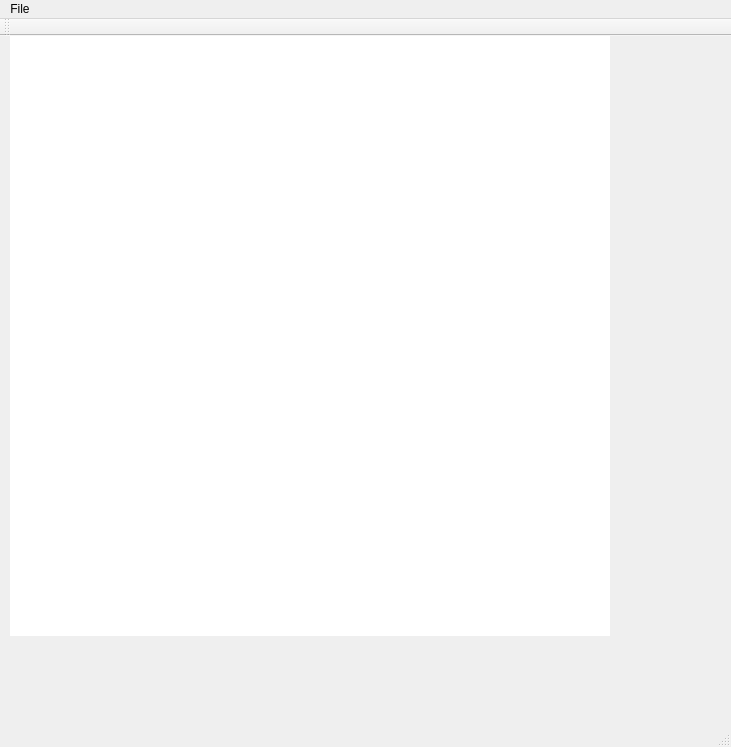
<?xml version="1.0" encoding="UTF-8"?>
<ui version="4.0">
 <class>MainWindow</class>
 <widget class="QMainWindow" name="MainWindow">
  <property name="geometry">
   <rect>
    <x>0</x>
    <y>0</y>
    <width>731</width>
    <height>747</height>
   </rect>
  </property>
  <property name="windowTitle">
   <string>MainWindow</string>
  </property>
  <widget class="QWidget" name="centralWidget">
   <widget class="QGraphicsView" name="chessboardView">
    <property name="geometry">
     <rect>
      <x>10</x>
      <y>0</y>
      <width>600</width>
      <height>600</height>
     </rect>
    </property>
    <property name="sizePolicy">
     <sizepolicy hsizetype="Expanding" vsizetype="Expanding">
      <horstretch>0</horstretch>
      <verstretch>0</verstretch>
     </sizepolicy>
    </property>
    <property name="frameShape">
     <enum>QFrame::NoFrame</enum>
    </property>
    <property name="frameShadow">
     <enum>QFrame::Plain</enum>
    </property>
    <property name="lineWidth">
     <number>0</number>
    </property>
   </widget>
  </widget>
  <widget class="QMenuBar" name="menuBar">
   <property name="geometry">
    <rect>
     <x>0</x>
     <y>0</y>
     <width>731</width>
     <height>25</height>
    </rect>
   </property>
   <widget class="QMenu" name="menuFile">
    <property name="title">
     <string>File</string>
    </property>
    <addaction name="actionLoad_FEN"/>
   </widget>
   <addaction name="menuFile"/>
  </widget>
  <widget class="QToolBar" name="mainToolBar">
   <attribute name="toolBarArea">
    <enum>TopToolBarArea</enum>
   </attribute>
   <attribute name="toolBarBreak">
    <bool>false</bool>
   </attribute>
  </widget>
  <widget class="QStatusBar" name="statusBar"/>
  <action name="actionLoad_FEN">
   <property name="text">
    <string>Load FEN</string>
   </property>
   <property name="toolTip">
    <string>Load FEN from Clipboard</string>
   </property>
  </action>
 </widget>
 <layoutdefault spacing="6" margin="11"/>
 <resources/>
 <connections/>
</ui>
